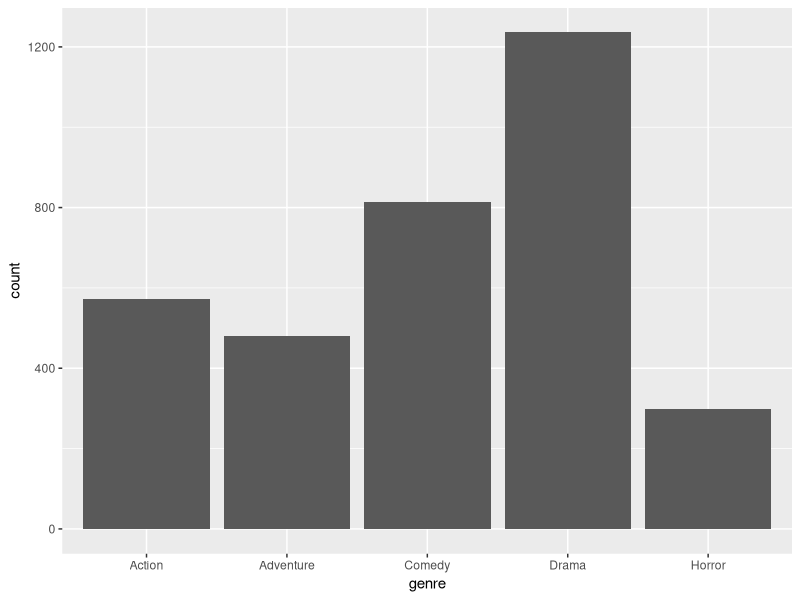
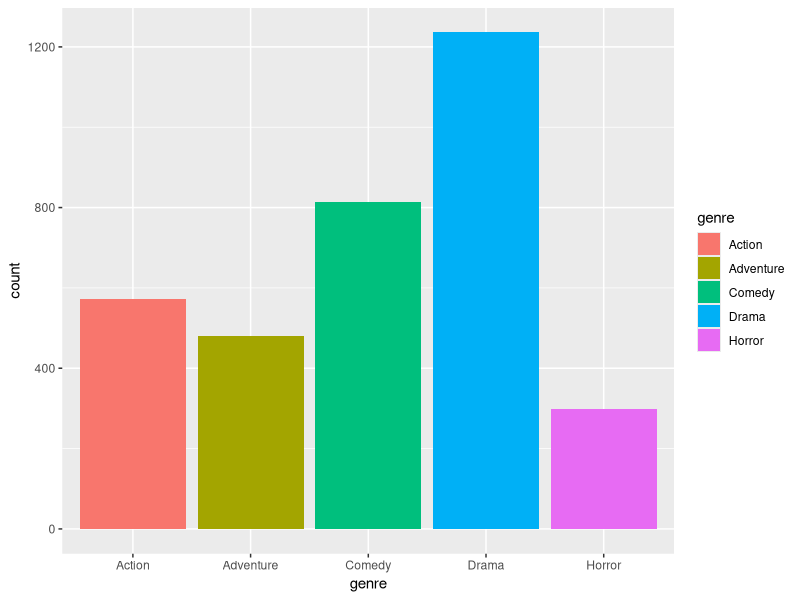
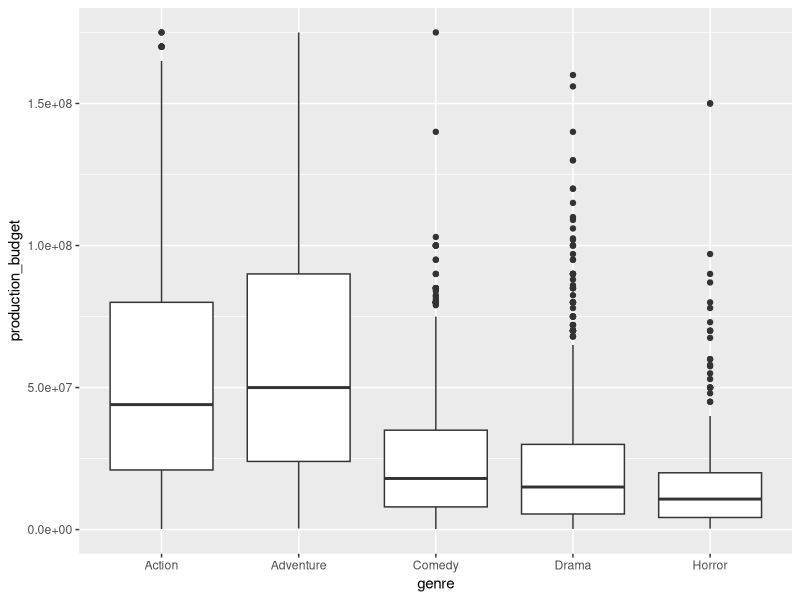
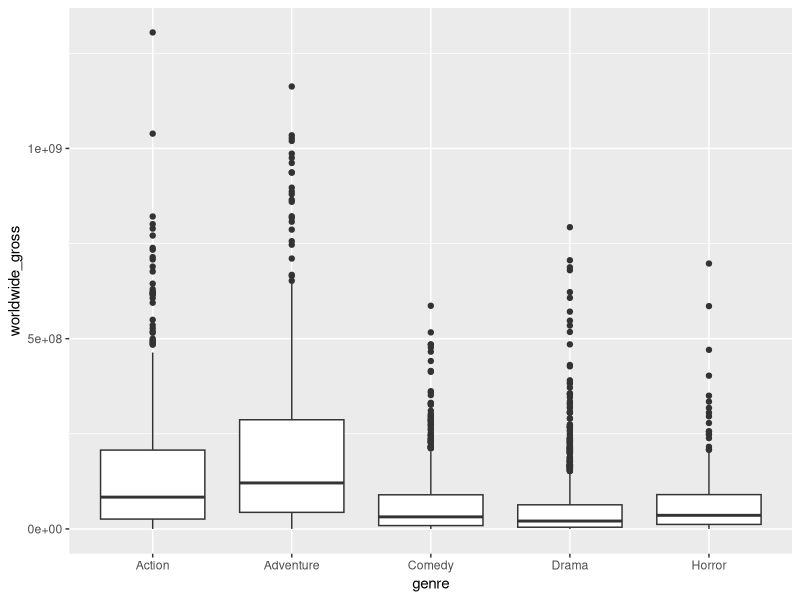
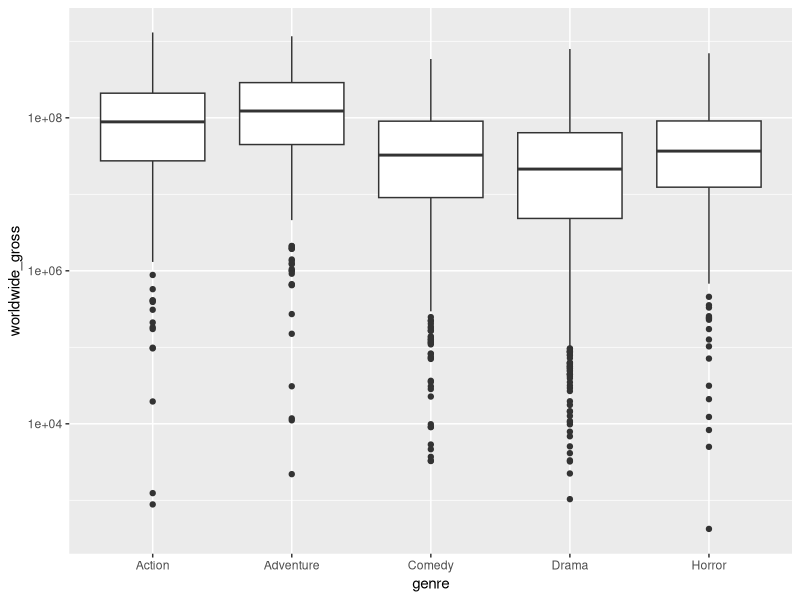

The R source for these figures, in order:
## ---- chunk 1

## ---- chunk 2
library(tidyverse)
movies <- read_csv("data/movie_profit/movie_profit.csv")
## ---- chunk 3
names(movies)
## ---- chunk 4
#View(movies)
## ---- chunk 5
skimr::skim(movies)
## ---- chunk 6
movies
## ---- chunk 7
movies <- read_csv("data/movie_profit/movie_profit.csv")
## ---- chunk 8
read_csv("data/movie_profit/movie_profit.csv", 
         col_types = cols(.default = col_character())
)
## ---- chunk 9
read_csv("data/movie_profit/movie_profit.csv", 
         col_types = cols(
           X1 = col_integer(),
           release_date = col_character(),
           movie = col_character(),
           production_budget = col_double(),
           domestic_gross = col_double(),
           worldwide_gross = col_double(),
           distributor = col_character(),
           mpaa_rating = col_character(),
           genre = col_character()
         )
)
## ---- chunk 10
read_delim("data/movie_profit/movie_profit.csv", ",")
## ---- chunk 11
#select(movies, ???)
## ---- chunk 12
filter(movies, distributor == "Universal")
## ---- chunk 13
arrange(movies, distributor, production_budget)
## ---- chunk 14
movies$distributor %>% unique()
## ---- chunk 15
movies$distributor %>% unique() %>% length()
movies$distributor %>% n_distinct()
## ---- chunk 16
20 %>% seq(1, 4, length.out = .)
## ---- chunk 17
filter(movies, distributor == "Universal")
## ---- chunk 18
movies %>% filter(distributor == "Universal")
## ---- chunk 19
movies %>%
  filter(distributor == "Universal") %>%
  select(movie, mpaa_rating)
## ---- chunk 20

## ---- chunk 21
library(tidyverse)
movies <- read_csv("data/movie_profit/movie_profit.csv")
glimpse(movies) # see every column in the data frame
## ---- chunk 22
ggplot(movies,         # the data
       aes(x= genre))+ # what to plot
  geom_bar()           # type of plot

## ---- chunk 23
ggplot(movies,                        # the data
       aes(x = genre, fill = genre))+ # what to plot
  geom_bar()                          # type of plot

## ---- chunk 24
ggplot(movies, aes(x = genre, y = production_budget))+
  geom_boxplot()
## ---- chunk 25
ggplot(movies, aes(x = genre, y = worldwide_gross))+
   geom_boxplot()
## ---- chunk 26
ggplot(movies,aes(x = genre, y = worldwide_gross))+
  geom_boxplot() +
  scale_y_log10()
## ---- chunk 27

## ---- chunk 28

## ---- chunk 29

